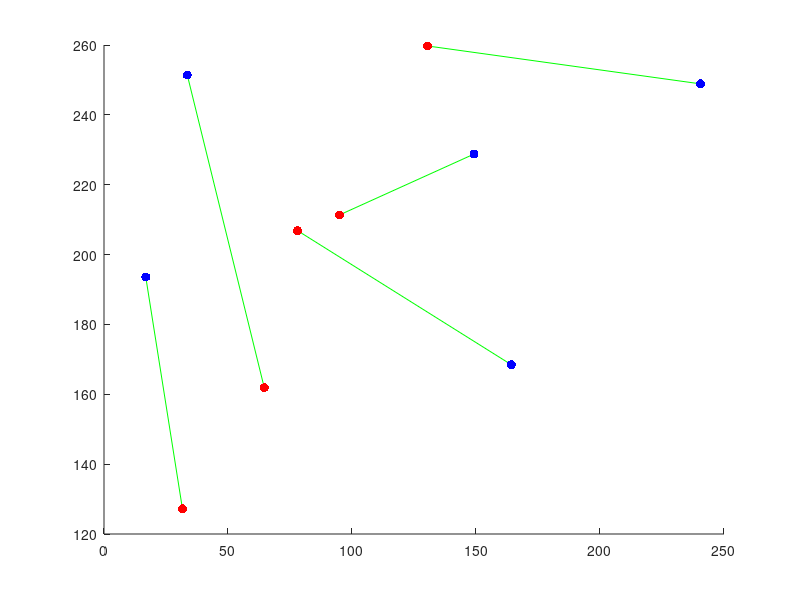
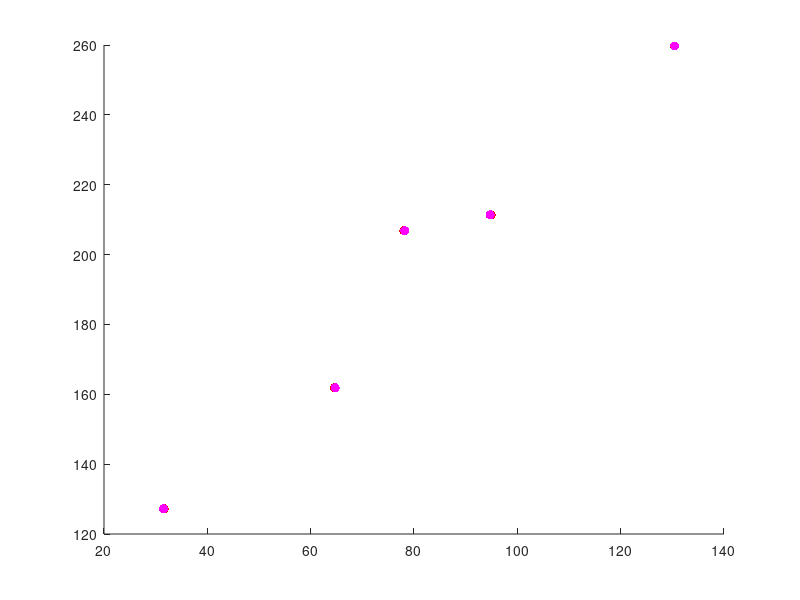

These figures' MATLAB source, in order:
function practical1

%The aim of practical 1 is to calculate the homography that best maps two
%sets of points to one another.  We will (eventually) use this for creating
%panoramas, and for calculating the 3d pose of planes.  You should use this
%template for your code and fill in the missing sections marked "TO DO"

%close all open figures
close all;

%set of two dimensional Cartesian points
pts1Cart = [  240.5000   16.8351   33.5890  164.2696  149.1911;...
              248.8770  193.5890   251.3901 168.4581  228.7723];

%turn points to homogeneous representation
pts1Hom = [pts1Cart; ones(1,size(pts1Cart,2))];
      
%define a homography
H = [0.6   0.7   -100;
    1.0    0.6    50; 
    0.001  0.002  1.0];

%apply homography to points
pts2Hom = H*pts1Hom;

%convert back to Cartesian
pts2Cart = pts2Hom(1:2,:)./repmat(pts2Hom(3,:),2,1);

%add a small amount of noise
noiseLevel = 4.0;
pts2Cart = pts2Cart+noiseLevel*randn(size(pts2Cart));

%draw two set of two dimensional points
%opens figure
figure; set(gcf,'Color',[1 1 1]);
%draw lines between each pair of points
nPoint = size(pts1Cart,2);
for (cPoint = 1:nPoint)
    %plot a green line between each pair of points
    plot([pts1Cart(1,cPoint) pts2Cart(1,cPoint)],[pts1Cart(2,cPoint) pts2Cart(2,cPoint)],'g-');
    %make sure we don't replace with next point
    hold on;
end;

%draws first set of points
plot(pts1Cart(1,:),pts1Cart(2,:),'b.','MarkerSize',20);
%remove axis
set(gca,'Box','Off');

%draws second set of points
plot(pts2Cart(1,:),pts2Cart(2,:),'r.','MarkerSize',20);

%now our goal is to transform the first points so that they map to the
%second set of points

%****TO DO****: Fill in the details of this routine 
%At the moment, it just returns and identity matrix (body is below)
HEst = calcBestHomography(pts1Cart, pts2Cart);

%now we will see how well the routine works by applying the mapping and
%measuring the square  distance between the desired and actual positions

%apply homography to points
pts2EstHom = HEst*pts1Hom;

%convert back to Cartesian
pts2EstCart = pts2EstHom(1:2,:)./repmat(pts2EstHom(3,:),2,1);

%calculate mean squared distance from actual points
sqDiff = mean(sum((pts2Cart-pts2EstCart).^2))

%draw figure with points before and after
%draw two set of two dimensional points
%opens figure
figure; set(gcf,'Color',[1 1 1]);
%draw lines between each pair of points
nPoint = size(pts1Cart,2)
for (cPoint = 1:nPoint)
    %plot a green line pairs of actual and estimated points
    plot([pts2Cart(1,cPoint) pts2EstCart(1,cPoint)],[pts2Cart(2,cPoint) pts2EstCart(2,cPoint)],'g-');
    %make sure we don't replace with next point
    hold on;
end;

%draws second set of points
plot(pts2Cart(1,:),pts2Cart(2,:),'r.','MarkerSize',20);
%remove axis
set(gca,'Box','Off');

%draws estimated positions of second set of points
plot(pts2EstCart(1,:),pts2EstCart(2,:),'m.','MarkerSize',20);

%other things **** TO DO ****
%1. Convince yourself that the homography is ambiguous up to scale (by
%multiplying it by a constant factor and showing it does the same thing).
%Can you see why this is mathematically the case?
%2. Show empirically that your homography routine can EXACTLY map any four points to any
%other four points
%3. Now move to practical 1b.




%==========================================================================
function H = calcBestHomography(pts1Cart, pts2Cart)

%should apply direct linear transform (DLT) algorithm to calculate best
%homography that maps the points in pts1Cart to their corresonding matchin in 
%pts2Cart

%****TO DO ****: replace this
H = eye(3);

%**** TO DO ****;
%first turn points to homogeneous
pts1Hom = [pts1Cart; ones(1,size(pts1Cart,2))];
pts2Hom = [pts2Cart; ones(1,size(pts2Cart,2))];
%then construct A matrix which should be (10 x 9) in size
[m n] = size(pts1Hom)
pts1Hom = pts1Hom';
pts2Hom = pts2Hom';
Y = pts2Hom(:,2);
X = pts2Hom(:,1);
A1 = zeros(n*2,3);
A2 = zeros(n*2,3);
A3 = zeros(n*2,3);
for i = 1:n
    A1(2*i,:) = pts1Hom(i,:);
    A2(2*i-1,:) = -pts1Hom(i,:);
    A3(2*i-1,:) = pts1Hom(i,:)*Y(i);
    A3(2*i,:) = -pts1Hom(i,:)*X(i);
end
A = [A1 A2 A3];

%solve Ah = 0 by calling
%h = solveAXEqualsZero(A); (you have to write this routine too - see below)
h = solveAXEqualsZero(A);

%reshape h into the matrix H
[m n] = size(h);
H = reshape(h,sqrt(m),sqrt(m))';

%Beware - when you reshape the (9x1) vector x to the (3x3) shape of a homography, you must make
%sure that it is reshaped with the values going first into the rows.  This
%is not the way that the matlab command reshape works - it goes columns
%first.  In order to resolve this, you can reshape and then take the
%transpose


%=========================================================================
function x = solveAXEqualsZero(A);

%****TO DO **** Write this routine 
[U,S,V] = svd(A);
x = V(:,end);
